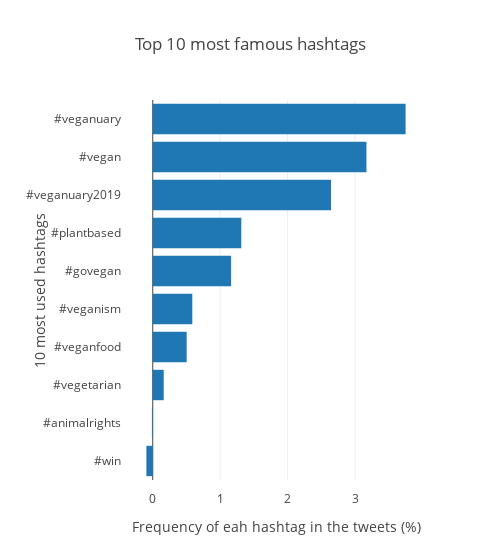

The code cell stored with this chart in its notebook:
### Code cell
data = [Bar(
        y=count['hashtag'][0:10], # assign x as the dataframe column 'x'
        x=log_ht, 
        orientation = 'h',
)]

layout = Layout(
    title="Top 10 most famous hashtags",
    xaxis=dict(title='Frequency of eah hashtag in the tweets (%)'),
    yaxis=dict(title='10 most used hashtags', automargin = True, autorange='reversed'),
    margin=dict(pad=10), 
    width = 500
)

fig = Figure(data=data, layout=layout)

iplot(fig)

### Figure 1 — Plotly figure (JSON) as saved in the notebook; plotly's stock layout.template omitted (floating-point values rounded to 4 significant figures)
{"data": [{"orientation": "h", "type": "bar", "uid": "4b7483d2-1688-4190-a824-12432ab902c2", "x": [3.75, 3.169, 2.644, 1.313, 1.162, 0.5869, 0.5032, 0.1627, -0.01206, -0.09398, -0.1187, -0.1569, -0.224, -0.296, -0.296, -0.4934, -0.4934, -0.7165, -0.7395, -0.7871, -0.8118, -0.8118, -0.8631, -0.9454, -1.004, -1.035, -1.035, -1.035, -1.035, -1.035], "y": ["#veganuary", "#vegan", "#veganuary2019", "#plantbased", "#govegan", "#veganism", "#veganfood", "#vegetarian", "#animalrights", "#win"]}], "layout": {"margin": {"pad": 10}, "title": {"text": "Top 10 most famous hashtags"}, "width": 500, "xaxis": {"title": {"text": "Frequency of eah hashtag in the tweets (%)"}}, "yaxis": {"automargin": true, "autorange": "reversed", "title": {"text": "10 most used hashtags"}}}}
